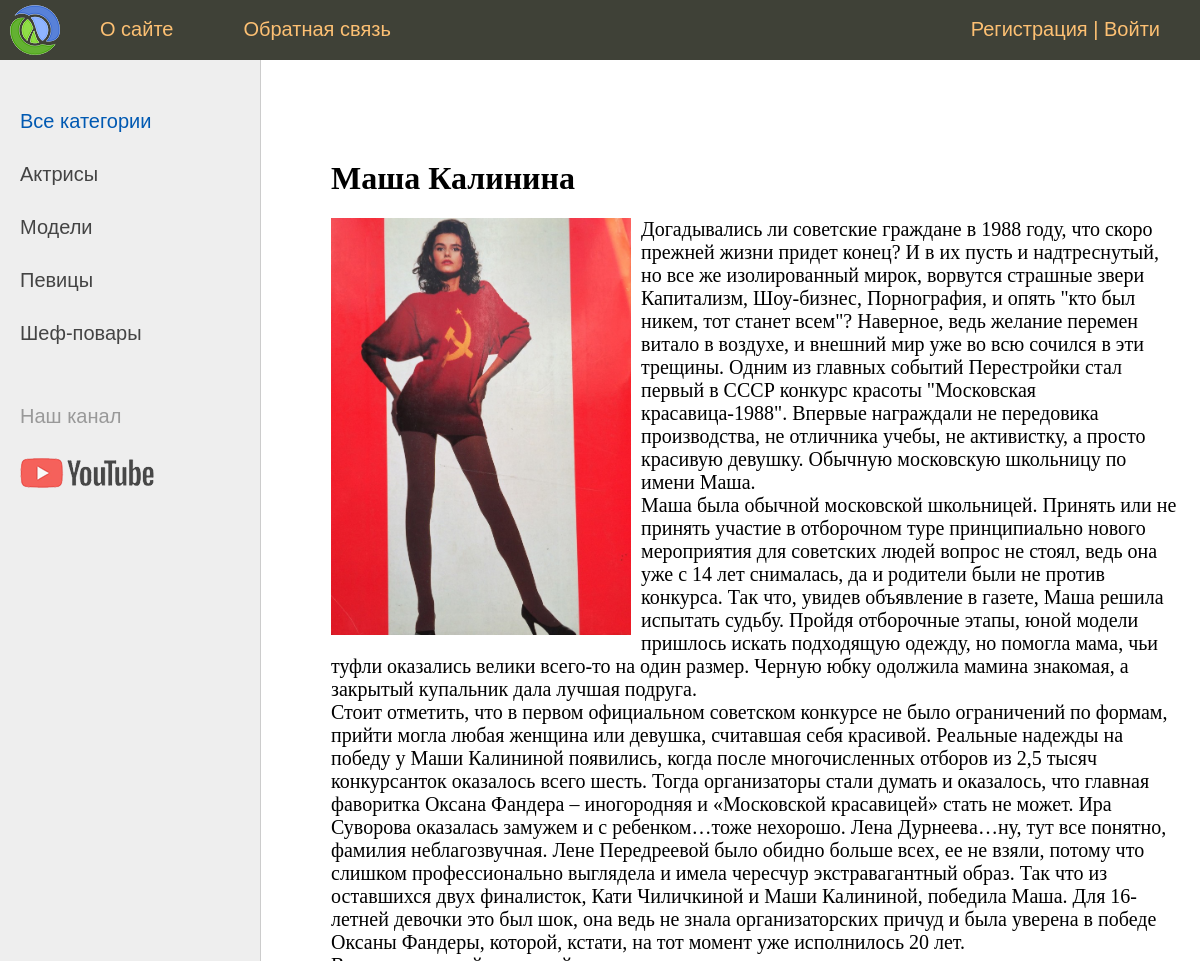
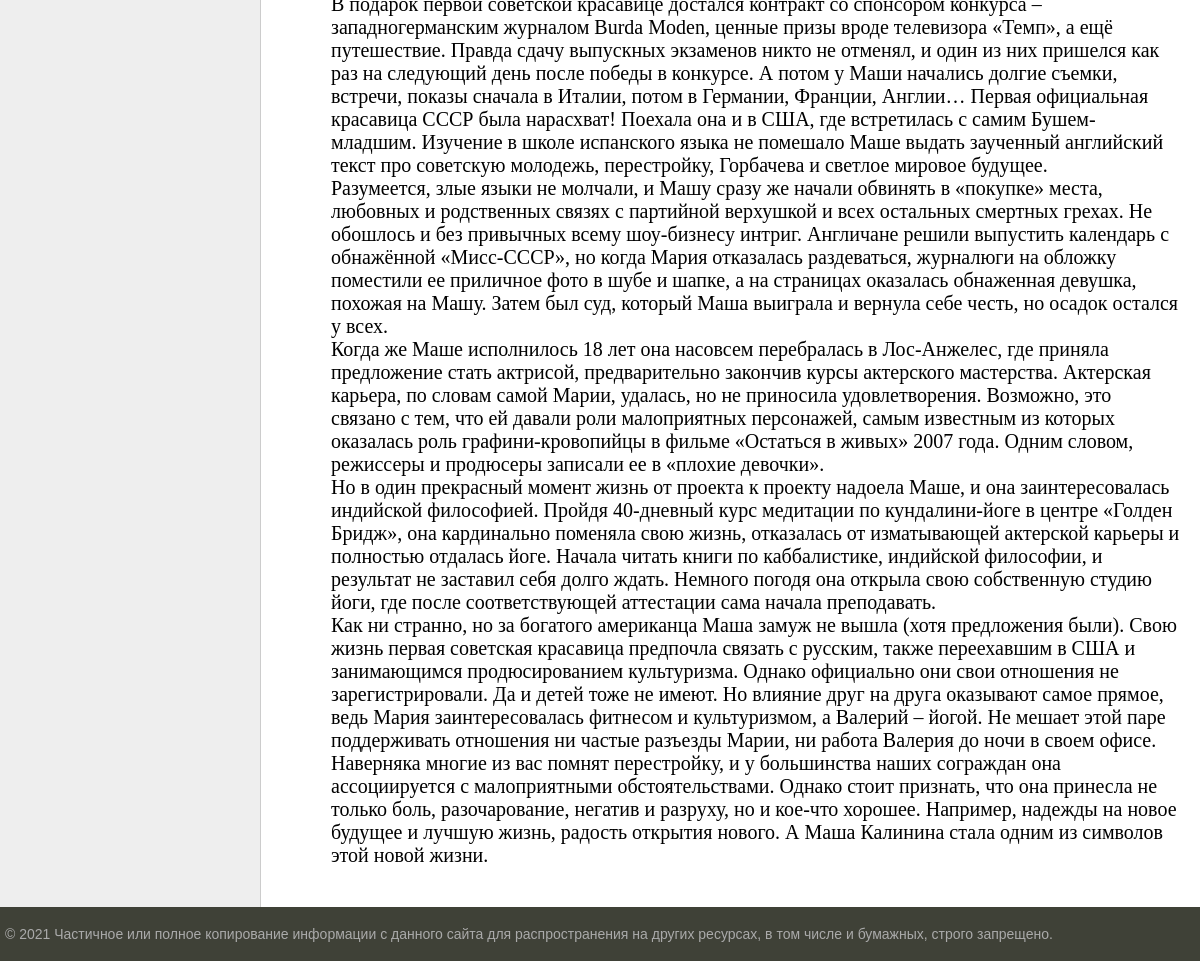
Screenshot of /post/masha-kalinina/ with the database file from the repository (2 pictures, top to bottom).
### women/models.py (models this page shows, shortened)
class Category(models.Model):
    name = models.CharField(max_length=100, db_index=True, verbose_name="Категория")
    slug = models.SlugField(max_length=255, unique=True, db_index=True, verbose_name="URL")
    def get_absolute_url(self):
        return reverse('category', kwargs={'cat_slug': self.slug})
    class Meta:
        verbose_name = "Категория"
        verbose_name_plural = "Категории"
        ordering = ['id']

class Women(models.Model):
    title = models.CharField(max_length=255, verbose_name='Заголовок')
    slug = models.SlugField(max_length=255, unique=True, db_index=True, verbose_name="URL")
    content = models.TextField(blank=True, verbose_name='Текст статьи')
    photo = models.ImageField(upload_to='photo/%Y/%m/%d', verbose_name='Фото')
    time_create = models.DateTimeField(auto_now_add=True, verbose_name='Время создания')
    time_update = models.DateTimeField(auto_now=True, verbose_name='Время обновления')
    is_published = models.BooleanField(default=True, verbose_name='Публикация')
    cat = models.ForeignKey('Category', on_delete=models.PROTECT, verbose_name='Категория')
    class Meta:
        verbose_name = "Известные женщины"
        verbose_name_plural = "Известные женщины"
        ordering = ['-time_create', 'title']

### women/views.py (the view)
# urls.py: path('post/<slug:post_slug>/', ShowPost.as_view(), name='post'),
class ShowPost(DataMixin, DetailView):
    model = Women
    template_name = 'women/post.html'
    slug_url_kwarg = 'post_slug'
    context_object_name = 'post'
    def get_context_data(self, *, object_list=None, **kwargs):
        context = super().get_context_data(**kwargs)
        c_def = self.get_user_context(title=['post'])
        return dict(list(context.items()) + list(c_def.items()))

### women/utils.py (called while the page is built)
    def get_user_context(self, **kwargs):
        context = kwargs
        cats = Category.objects.annotate(Count('women'))
        user_menu = menu.copy()
        if not self.request.user.is_authenticated:
            user_menu.pop(1)
        context['menu'] = user_menu
        context['cats'] = cats
        if 'cat_selected' not in context:
            context['cat_selected'] = 0
        return context

### women/templates/women/post.html
{% extends 'women/base.html' %}
{% block content %}
<h1>{{ post.title }}</h1>
{% if post.photo %}
<p><img class="img-article-left" src="{{ post.photo.url }}"></p>
{% endif %}
{{ post.content|linebreaks }}
{% endblock %}

### women/templates/women/base.html (shortened to what this page needs)
{% load static %}
{% load women_tags %}
<!DOCTYPE html>
<html>
<head>
	<link type="text/css" href="{% static 'women/css/styles.css' %}" rel="stylesheet" />
</head>
<body>
<table class="table-page" border=0 cellpadding="0" cellspacing="0">
<tr><td valign=top>
{% block mainmenu %}
		<div class="header">
			<ul id="mainmenu" class="mainmenu">
			<li class="logo"><a href="{% url 'home' %}"><div class="logo"></div></a></li>
{% for m in menu %}
			<li><a href="{% url m.url_name %}">{{m.title}}</a></li>
{% endfor %}
			{% if request.user.is_authenticated %}
            <li class="last">{{user.username}} | <a href="{% url 'logout' %}">Выйти</a> </li>
			{% else %}
			<li class="last"><a href="{% url 'register' %}">Регистрация</a> | <a href="{% url 'login' %}">Войти</a></li>
			{% endif %}
			</ul>
		</div>
{% endblock mainmenu %}
<table class="table-content" border=0 cellpadding="0" cellspacing="0">
<tr>
	<td valign="top" class="left-chapters">
	<ul id="leftchapters">
{% if cat_selected == 0 %}
		<li class="selected">Все категории</li>
{% else %}
		<li><a href="{% url 'home' %}">Все категории</a> </li>
{% endif %}
{% for c in cats %}
{% if c.women__count > 0 %}
		{% if c.pk == cat_selected %}
			<li class="selected">{{c.name}}</li>
		{% else %}
			<li><a href="{{c.get_absolute_url}}">{{c.name}}</a> </li>
		{% endif %}
{% endif %}
{% endfor %}
		<li class="share">
		<p>Наш канал</p>
		<a class="share-yt" href="https://www.youtube.com/channel/UClJzWfGWuGJL2t-3dYKcHTA/playlists" target="_blank" rel="nofollow"></a>
		</li>
	</ul>
</td>
<td valign="top" class="content">
	<div class="content-text">
{% block content %}
{% endblock %}
	</div>
</td></tr></table>
</td></tr>
<tr><td valign=top>
	<div id="footer">
		<p>&copy; 2021 Частичное или полное копирование информации с данного сайта для распространения на других ресурсах, в том числе и бумажных, строго запрещено.</p>
	</div>
</td></tr></table>
</body>
</html></html>

### women/static/women/css/styles.css (style rules this page uses)
html, body { font-family: 'Arial'; margin: 0; padding: 0; height: 100%; width: 100%; color: #444; }
a { color: #0059b2; text-decoration: none; }
img { max-width: 600px; height: auto; }
img.img-article-left { max-width: 300px; height: auto; float: left; padding: 0 10px 10px 0; }
.table-page { width: 100%; height: 100%; vertical-align: top; }
.table-page tr { height: 100%; }
.header { background: #3F4137; height: 60px; }
.logo { background: url('../images/logo.png') no-repeat 10px 5px; width: 70px; height: 60px; }
ul.mainmenu { list-style: none; margin: 0; padding: 0; height: 60px; color: #fdc073; font-size: 20px; overflow: hidden; }
ul.mainmenu li { float: left; margin: 18px 40px 0 30px; }
ul.mainmenu li.logo { margin: 0; }
ul.mainmenu li.last { float: right; }
ul.mainmenu li a { color: #fdc073; text-decoration: none; }
.table-content { width: 100%; min-height: 100%; height: 100%; }
.left-chapters { margin: 0; background: #eee; border-right: 1px solid #ccc; min-height: 100%; }
.left-chapters ul { width: 230px; min-height: 100%; margin: 0; padding: 20px 10px 10px 20px; list-style: none; font-size: 20px; }
.left-chapters ul li { margin: 30px 0 0 0; color: #999; }
.left-chapters ul li.selected { color: #0059b2; }
.left-chapters ul li a { color: #444; text-decoration: none; }
.left-chapters ul li.share { margin: 60px 0 0 0; }
.left-chapters ul li.share p { margin: 30px 0 30px 0; }
.left-chapters ul li.share a { display: inline-block; width: 40px; height: 40px; margin: 0 20px 0 0; }
.left-chapters ul li.share a.share-yt { width: 100%; height: 30px; background: url('../images/share_yt.png') no-repeat 0 0 }
.content { padding: 40px 20px 20px 40px; width: 100%; box-sizing: border-box; }
.content-text { margin: 60px 0 0 30px; color: #000; font-size: 20px; font-family: Yandex Sans Display Light; }
.content-text h1 { font-size: 32px; }
#footer { box-sizing: border-box; background: #3F4137; padding: 5px; color: #aaa; font-size: 14px; font-family: Verdana, Geneva, Arial, Helvetica; text-align: left; overflow: hidden; }

### rows the page displays
Category: name "Актрисы"
Category: name "Модели"
Category: name "Певицы"
Category: name "Шеф-повары"
Women: title "Маша Калинина", photo (picture), content "Догадывались ли советские граждане в 1988 году, что скоро прежней жизни придет конец? И в их пусть и надтреснутый, но все же изолированный мирок, ворвутся страшные звери Капитализм, Шоу-бизнес, Порнография, и опять \"кто был никем, тот станет всем\"? Наверное, ведь желание перемен витало в воздухе, и внешний мир уже во всю сочился в эти трещины. Одним из главных событий Перестройки стал первый в СССР конкурс красоты \"Московская красавица-1988\". Впервые награждали не передовика производства, не отличника учебы, не активистку, а просто красивую девушку. Обычную московскую школьницу по имени Маша. Маша была обычной московской школьницей. Принять или не принять участие в отборочном туре…"

### other values shown
{{ m.title }} "О сайте" "Обратная связь"
